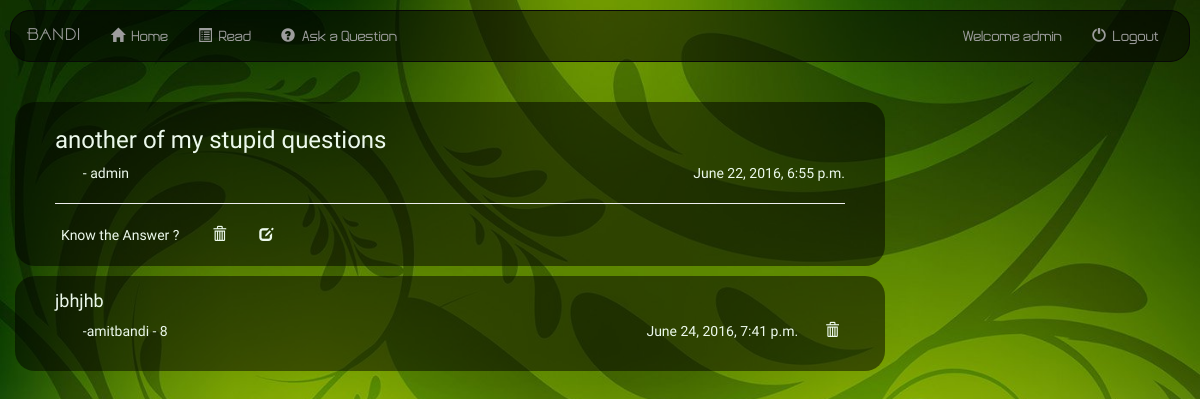
Before: /forum/9 (signed in) with the older database file.
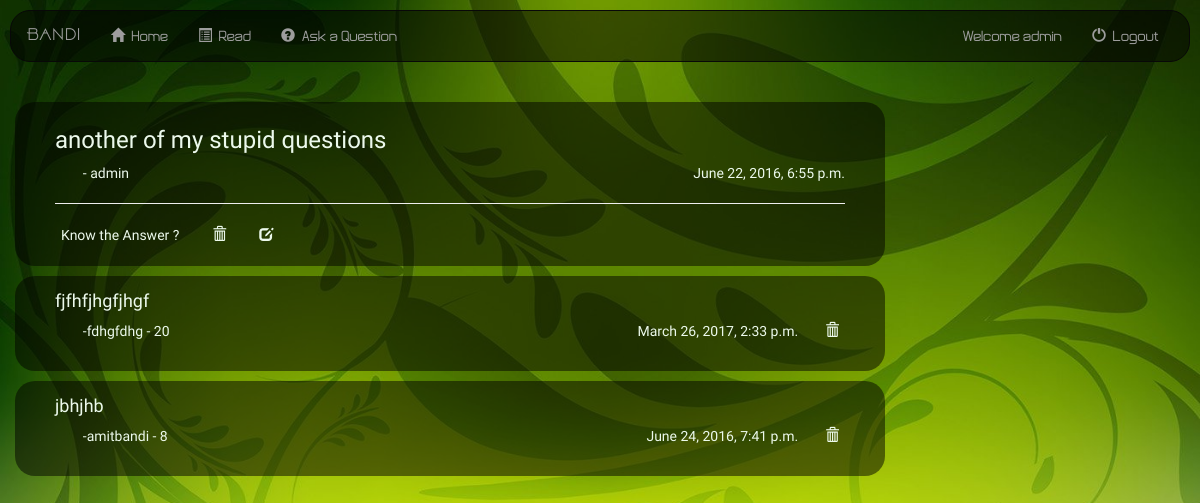
After: the same page with the newer database file.
### forum/models.py (models this page shows, shortened)
class Question(models.Model):
    ques = models.CharField(max_length=10000)
    ques_author = models.CharField(max_length=30)
    ques_date = models.DateTimeField(default=datetime.now(), blank=True)

class Answer(models.Model):
    question = models.ForeignKey(Question, on_delete=models.CASCADE)
    ans = models.CharField(max_length=10000)
    ans_author = models.CharField(max_length=30)
    ans_date = models.DateTimeField(default=datetime.now(), blank=True)

### forum/views.py (the view)
# urls.py: url(r'^(?P<pk>[0-9]+)$', views.DetailView.as_view(), name='detail'),
class DetailView(generic.DetailView):
    model = Question
    template_name = 'forum/details.html'

### forum/templates/forum/details.html (shortened to what this page needs)
 {% extends 'forum/base.html' %}
{% block body %}
<div class="col-md-9" id="Posts">
     <div class="classWithPad rightwala">
         <h3>{{ question.ques }}</h3>
         <p><span style="float:right">{{ question.ques_date }}</span>&nbsp;&nbsp;&nbsp;&nbsp;&nbsp;&nbsp;&nbsp;&nbsp;- {{ question.ques_author }}</p>
         <hr>
         <form action="{% url 'forum:answer-add' question.id %}" method="post" style="display:inline;">
                        <button type="submit">
                            <span>Know the Answer ?</span>
                        </button>
                    </form>
                    {% if question.ques_author == request.user.username %}
                        <form action="{% url 'forum:question-delete' question.id %}" method="post" style="display:inline;">
                            <button type="submit">
                                <span class="glyphicon glyphicon-trash"></span>
                            </button>
                        </form>
                        <form action="{% url 'forum:question-update' question.id %}" style="display:inline;">
                            <button type="submit">
                                <span class="glyphicon glyphicon-edit"> </span>
                            </button>
                        </form>
                    {% endif %}
     </div>
    {% if question.answer_set.all %}
        {% for answeres in question.answer_set.all reversed %}
            <div class="classWithPad rightwala">
                <h4>{{ answeres.ans }}</h4>
                <span style="float: right">
                {{ answeres.ans_date }} &nbsp;&nbsp;&nbsp;&nbsp;
                {% if answeres.ans_author == request.user.username  or request.user.is_staff == True%}
                     <form action="{% url 'forum:answer-delete' answeres.id %}" method="post" style="display:inline;">
                        <button type="submit">
                             <span class="glyphicon glyphicon-trash"></span>
                         </button>
                     </form>
                {% endif %}
                </span>
                <p>&nbsp;&nbsp;&nbsp;&nbsp;&nbsp;&nbsp;&nbsp;&nbsp;-{{ answeres.ans_author }} - {{ answeres.id }}</p>
            </div>
    {% endfor %}
    {% else %}
        <div class="classWithPad rightwala">
            <p>No answers Yet</p>
        </div>
    {% endif %}
</div>
{% endblock %}

### forum/templates/forum/base.html (shortened to what this page needs)
<html lang="en">
<head>
    <link rel="stylesheet" href="http://maxcdn.bootstrapcdn.com/bootstrap/3.3.6/css/bootstrap.min.css">
    {% load staticfiles %}
    <link rel="stylesheet" type="text/css" href="{% static 'forum/style.css' %}"/>
</head>
<body>
<nav class="navbar navbar-inverse">
  <div class="container-fluid">
    <div class="navbar-header">
      <a class="navbar-brand" href="{% url 'forum:index' %}">Bandi</a>
    </div>
    <div class="collapse navbar-collapse" id="topNavBar">
        <ul class="nav navbar-nav">
            <li class="">
              <a href="{% url 'forum:index' %}">
                <span class="glyphicon glyphicon-home" aria-hidden="true"></span>&nbsp; Home
              </a>
            </li>
            <li class="">
              <a href="{% url 'forum:read' %}">
                <span class="glyphicon glyphicon-list-alt" aria-hidden="true"></span>&nbsp; Read
              </a>
            </li>
            <li class="">
              <a href="{%  url 'forum:question-add' %}">
                <span class="glyphicon glyphicon-question-sign" aria-hidden="true"></span>&nbsp; Ask a Question
              </a>
            </li>
        </ul>
        <ul class="nav navbar-nav navbar-right">
            {% if user.is_authenticated %}
                <li class="">
                    <a href="{% url 'forum:profile' %}">
                        Welcome {{ request.user.username }}
                    </a>
                </li>
                <li class="">
                    <a href="{% url 'forum:logout' %}">
                        <span class="glyphicon glyphicon-off" aria-hidden="true"></span>&nbsp; Logout
                    </a>
                </li>
            {% endif %}
        </ul>
    </div>
  </div>
</nav>
{% block checker %}
{% if user.is_authenticated %}
{% block body %}
{% endblock %}
{% else %}
    <div id="msg">
        <p>Please <a id="baseLoginLink" href="{% url 'forum:login' %}">Login</a> Before continuing</p>
    </div>
{% endif %}
{% endblock %}
</body>
</html>

### forum/static/forum/style.css (style rules this page uses)
body { background: white url("images/back.jpg") no-repeat center center fixed;; background-size: cover; font-family: Source Sans Pro; animation-name:apear; animation-duration: .2s; }
.navbar { margin:10px; border-radius: 20px; margin-bottom: 30px; background-color: rgba(0, 0, 0, 0.5); font-family: myfont1; }
.navbar-brand { font-family: 'myfont' , cursive; }
.classWithPad { border-radius: 20px; padding: 5px; margin-top: 10px; padding-left: 40px; padding-right: 40px; padding-bottom: 20px; transition-duration: .3s; transition-property: background-color; color: #ecf9ec; background-color: rgba(0, 0, 0, 0.5); }
a { text-decoration: none; color: #9d9d9d; transition-duration: .3s; }
button { border:0px solid rgba(0,0,0,0); background:rgba(0,0,0,0); }
.glyphicon { transform: rotate(0deg); }

Changed rows visible on the page:
added Answer: ans "fjfhfjhgfjhgf", ans_date "March 26, 2017, 2:33 p.m.", ans_author "fdhgfdhg", id "20"
